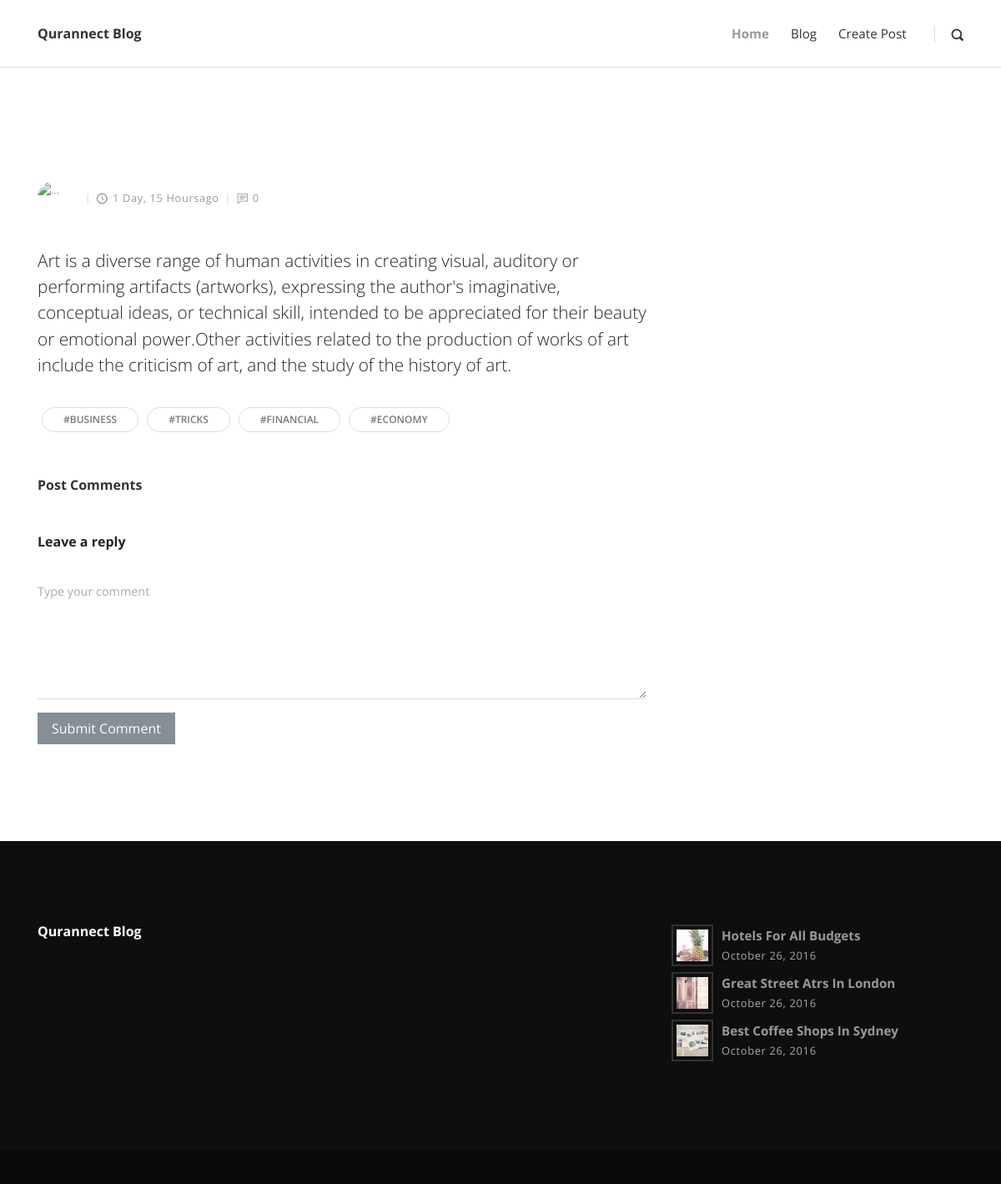
The app's page /post/1/ with its own data.
### posts/models.py (models this page shows, shortened)
class Post(models.Model):
    title = models.CharField(max_length=100)
    description = models.TextField()
    timestamp = models.DateTimeField(auto_now_add=True)
    comments_count = models.IntegerField(default=0)
    author = models.ForeignKey(User, on_delete=models.CASCADE)
    genre = models.ManyToManyField(Genre)
    featured = models.BooleanField(default=True)
    @property
    def get_comments(self):
        return self.comments.all()

### posts/views.py (the view)
# urls.py: path('post/<int:pk>/', PostDetailView.as_view(), name='post_detail'),
class PostDetailView(DetailView):
    model = Post

### templates/posts/post_detail.html (shortened to what this page needs)
   {% extends 'base.html' %}
{% load static %}
{% block content %}
<div class="container">
      <div class="row">
        <main class="post blog-post col-lg-8">
          <div class="container">
            <div class="post-single">
              <div class="post-details">
                <h1>{{ Post.title }}<a href="#"></a></h1>
                <div class="post-footer d-flex align-items-center flex-column flex-sm-row"><a href="#" class="author d-flex align-items-center flex-wrap">
                    <div class="avatar"><img src=" {{ post.author.profile_picture.url }}" alt="..." class="img-fluid"></div>
                    <div class="title"></div></a>
                  <div class="d-flex align-items-center flex-wrap">
                    <div class="date"><i class="icon-clock"></i>{{post.timestamp| timesince}}ago</div>
                    <div class="comments meta-last"><i class="icon-comment"></i>{{ post.comments_count}}</div>
                  </div>
                </div>
                <div class="post-body">
                  <p class="lead">{{ post.description }}</p>
                <div class="post-tags"><a href="#" class="tag">#Business</a><a href="#" class="tag">#Tricks</a><a href="#" class="tag">#Financial</a><a href="#" class="tag">#Economy</a></div>
                <div class="post-comments">
                  <header>
                    <h3 class="h6">Post Comments</h3>
                  </header>
                  </div>
                  </div>
                </div>
                <div class="add-comment">
                  <header>
                    <h3 class="h6">Leave a reply</h3>
                  </header>
                  <form method="POST" action="." class="commenting-form">
                    <div class="row">
                      <div class="form-group col-md-12">
                        <textarea name="usercomment" id="usercomment" placeholder="Type your comment" class="form-control"></textarea>
                      </div>
                      <div class="form-group col-md-12">
                        <button type="submit" class="btn btn-secondary">Submit Comment</button>
                      </div>
                    </div>
                  </form>
                </div>
              </div>
            </div>
          </div>
          </div></main>
{% endblock content %}

### static/css/style.default.css (style rules this page uses)
body { overflow-x: hidden; }
a, i, span { display: inline-block; text-decoration: none; -webkit-transition: all 0.3s; transition: all 0.3s; }
button, input { outline: none !important; font-family: "Open Sans", sans-serif; }
button { cursor: pointer; }
main, aside { padding: 50px 0 100px; }
i[class*="icon-"] { -webkit-transform: translateY(3px); transform: translateY(3px); }
.btn { border-radius: 0 !important; }
h1, h2, h3, h4, h5, h6 { margin-bottom: 15px; }
.post a { text-decoration: none; }
.post h3 { line-height: 1.1em; color: #222; -webkit-transition: all 0.3s; transition: all 0.3s; margin-bottom: 1rem; }
.post .date { letter-spacing: 0.05em; font-weight: 400; text-transform: uppercase; color: #aaa; }
.post .avatar { max-width: 40px; min-width: 40px; height: 40px; overflow: hidden; border-radius: 50%; margin-right: 10px; }
.post .title, .post .date, .post .comments, .post .views { font-weight: 400; color: #999; text-transform: capitalize; }
.post .title i, .post .date i, .post .comments i, .post .views i { margin-right: 5px; font-size: 1.1em; }
.post .title::after, .post .date::after, .post .comments::after, .post .views::after { content: '|'; display: inline-block; margin: 0 7px; font-size: 0.9em; color: #ccc; }
.post .post-tags { margin-top: 30px; }
.post .post-tags .tag { padding: 5px 25px; border: 1px solid #ddd; margin: 5px; color: #777; font-size: 0.75em; text-transform: uppercase; font-weight: 600; text-decoration: none; border-radius: 50px; }
.post .meta-last::after { display: none; }
.blog-post { padding-left: 0; padding-right: 0; }
.blog-post .post-footer { font-size: 0.8em; }
.blog-post h1 { color: #444; line-height: 1.1em; }
.blog-post .post-footer { margin-top: 20px; }
.blog-post .post-body { margin-top: 40px; }
.blog-post .post-body h2, .blog-post .post-body h3, .blog-post .post-body h4, .blog-post .post-body h5, .blog-post .post-body h6 { color: #333; }
.blog-post .post-body p { margin-bottom: 30px; }
.blog-post .post-comments { margin-top: 50px; }
.blog-post .post-comments header { margin-bottom: 40px; }
.blog-post .add-comment { margin-top: 50px; }
.blog-post .add-comment header { margin-bottom: 30px; }
.blog-post .add-comment input, .blog-post .add-comment textarea { background: none; border: none; border-bottom: 1px solid #ddd; padding: 10px 0; border-radius: 0; font-family: "Open Sans", sans-serif; }
.blog-post .add-comment textarea { min-height: 150px; }
.btn { font-weight: normal; border: 1px solid transparent; padding: 0.5rem 1rem; font-size: 1rem; line-height: 1.25; border-radius: 0.25rem; -webkit-transition: all 0.15s ease-in-out; transition: all 0.15s ease-in-out; }
.btn-secondary { color: #fff; background-color: #868e96; border-color: #868e96; }
body { font-family: "Open Sans", sans-serif; font-size: 1rem; font-weight: normal; line-height: 1.5; color: #212529; background-color: #fff; }
a { color: #999; text-decoration: none; }
h1, h2, h3, h4, h5, h6, .h1, .h2, .h3, .h4, .h5, .h6 { margin-bottom: 0.5rem; font-family: inherit; font-weight: 700; line-height: 1.1; color: inherit; }
h1, .h1 { font-size: 2.5rem; }
h3, .h3 { font-size: 1.75rem; }
h6, .h6 { font-size: 1rem; }
.lead { font-size: 1.3rem; font-weight: 300; }

### records on screen
Post: timestamp "1 Day, 15 Hours", comments_count "0", description "Art is a diverse range of human activities in creating visual, auditory or performing artifacts (artworks), expressing the author's imaginative, conceptual ideas, or technical skill, intended to be appreciated for their beauty or emotional power.Other activities related to the production of works of art include the criticism of art, and the study of the history of art."
